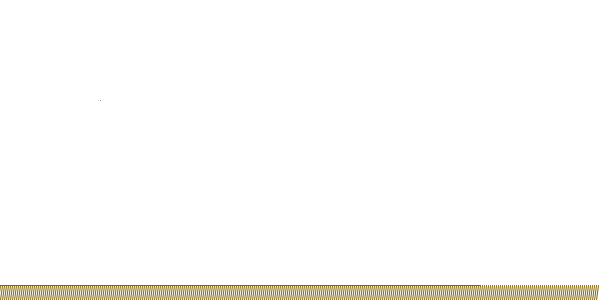
Frame 1 (no input)
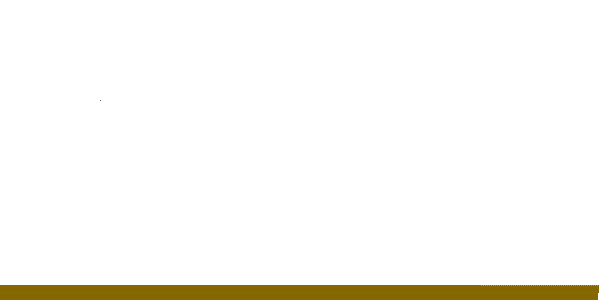
Frame 60 (the mouse pressed at the canvas centre just before this capture)
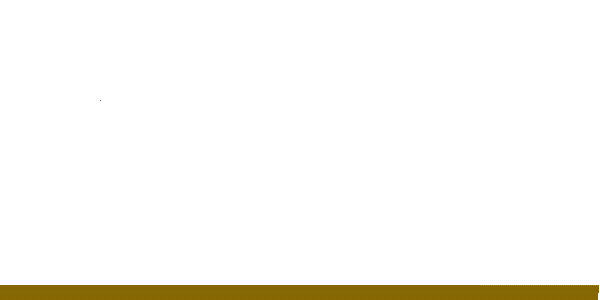
Frame 120 (the mouse held since frame 60 and released just before this capture)

The Processing sketch that drew these frames (run headless with seeded random() and noise(); from frame 60 on, the mouse is pressed at the canvas centre):

// Processing sketch: s0553363_Uebung_1
// ── s0553363_Uebung_1.pde
/*
Leonid Barsht
s0553363
04.10.2018
*/

// Stell dar, wie viele Pixel = 1 Centimeter
float centimeterInPixel;
// Der Abstand des Bodens vom unteren Bildschirmrand
float offsetGround;


void setup() {
  size(600, 300);
  background(255);
  centimeterInPixel = width / 160;
  offsetGround = centimeterInPixel * 5;
  print(centimeterInPixel);
}



//translate(140, 0);

// Draw - is the game loop
void draw(){
  
stroke(133,102,0);

line(0,height - offsetGround,centimeterInPixel*160,height - offsetGround);
for(int i = 0; i < width; i+=2){
line(i,height - offsetGround,i-2, height);  
}

// Draw white point
stroke(100);
point(100, 100);
}
